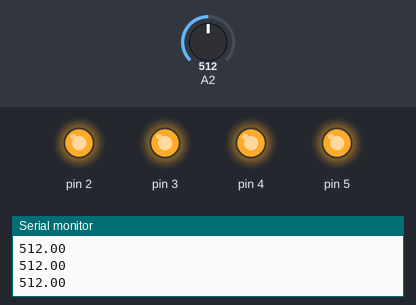
Simulated run of this sketch. Board: Arduino Uno, built with avr-gcc and run on an emulated ATmega328P. On the bench: output pins drawn as LEDs (lit = HIGH), the last lines printed to the serial monitor. The test bench sets the inputs (shaded band); at power-on: A2 = 512.

Above: at 1.2 s.
1.3 s: A2 set to 106
2.8 s: A2 set to 94
At 4.0 s:
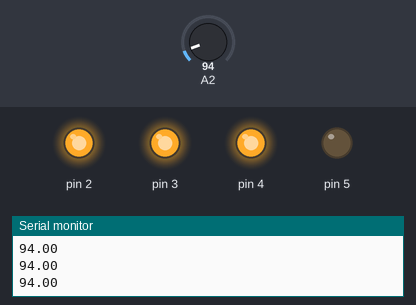
4.3 s: A2 set to 64
5.8 s: A2 set to 55
At 6.4 s:
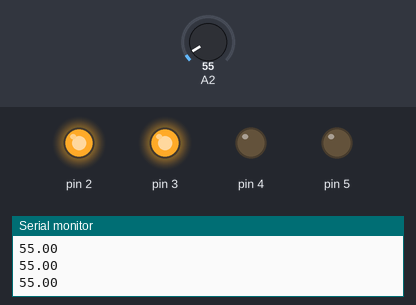
7.3 s: A2 set to 33
8.8 s: A2 set to 27
At 9.8 s:
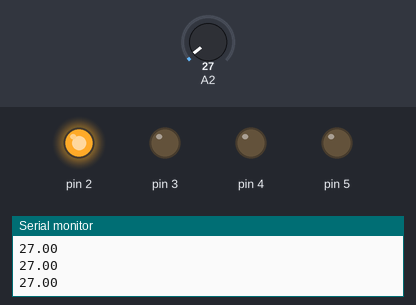
Timing chart, 0 to 11.3 s (numbered marks = the images above; inputs shaded):
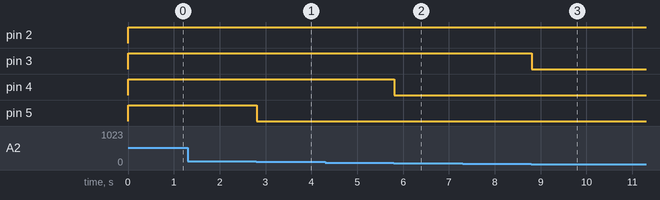

Measured:
- the behaviour switches between 100 and 99 on A2 (found by bisection; images 0 and 1)
- the behaviour switches between 60 and 59 on A2 (found by bisection; images 1 and 2)
- the behaviour switches between 30 and 29 on A2 (found by bisection; images 2 and 3)
- after the input at 2.8 s, pin 5: HIGH → LOW at once
- after the input at 5.8 s, pin 4: HIGH → LOW at once
- after the input at 8.8 s, pin 3: HIGH → LOW at once

The sketch:

Ak_ll_____k_sens_r_.ino
```cpp
double potSeviyesi;
void setup() {
  // put your setup code here, to run once:
  pinMode(A2,INPUT);
  Serial.begin(9600);
  pinMode(2,OUTPUT);
  pinMode(3,OUTPUT);
  pinMode(4,OUTPUT);
  pinMode(5,OUTPUT);

}

void loop() {
  // put your main code here, to run repeatedly:
  potSeviyesi = analogRead(A2);
  Serial.println(potSeviyesi);

  if (potSeviyesi <30)
  {
    digitalWrite(2,HIGH);
    digitalWrite(3,0);
    digitalWrite(4,0);
    digitalWrite(5,0);
  }
  else if (potSeviyesi < 60)
  {
    digitalWrite(2,HIGH);
    digitalWrite(3,HIGH);
    digitalWrite(4,0);
    digitalWrite(5,0);
  }
  else if (potSeviyesi < 100)
  {
    digitalWrite(2,HIGH);
    digitalWrite(3,HIGH);
    digitalWrite(4,HIGH);
    digitalWrite(5,0);
  }
  else
  {
    digitalWrite(2,HIGH);
    digitalWrite(3,HIGH);
    digitalWrite(4,HIGH);
    digitalWrite(5,HIGH);
  }
}
```
